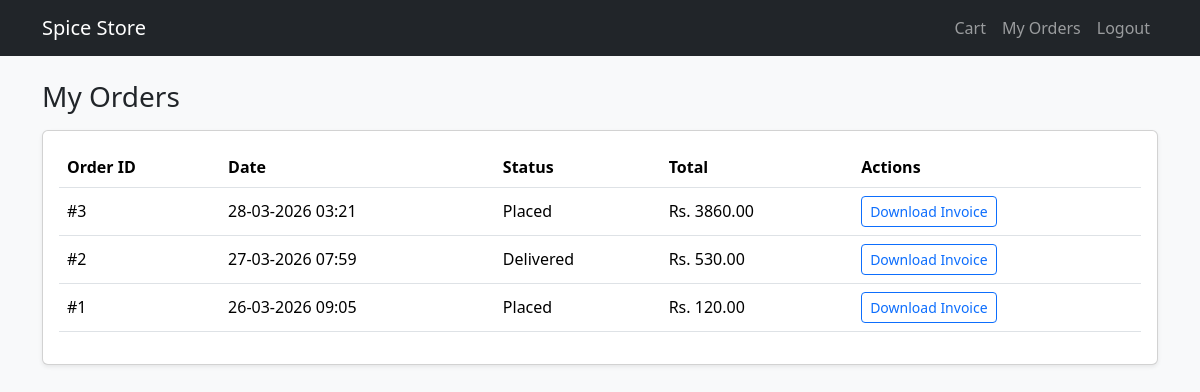
Screenshot of /orders (signed in) with the database file from the repository.
### models.py (models this page shows)
class Order(db.Model):
    id = db.Column(db.Integer, primary_key=True)
    user_id = db.Column(db.Integer, db.ForeignKey("user.id"), nullable=False)
    status = db.Column(db.String(50), default="Placed")
    total_amount = db.Column(db.Float, default=0)
    created_at = db.Column(db.DateTime, default=datetime.utcnow)
    items = db.relationship("OrderItem", backref="order", lazy=True, cascade="all, delete-orphan")

### routes/user.py (the view)
@user_bp.route("/orders")
@login_required
def my_orders():
    orders = Order.query.filter_by(user_id=session["user_id"]).order_by(Order.created_at.desc()).all()
    return render_template("user/orders.html", orders=orders)

### utils.py (called while the page is built)
def login_required(func):
    @wraps(func)
    def wrapper(*args, **kwargs):
        if not session.get("user_id"):
            flash("Please login first.", "warning")
            return redirect(url_for("user.login"))
        return func(*args, **kwargs)
    return wrapper

### templates/user/orders.html
{% extends "base.html" %}
{% block content %}
<h3 class="mb-3">My Orders</h3>
<div class="card shadow-sm">
  <div class="card-body">
    {% if orders %}
    <div class="table-responsive">
      <table class="table align-middle">
        <thead>
          <tr>
            <th>Order ID</th>
            <th>Date</th>
            <th>Status</th>
            <th>Total</th>
            <th>Actions</th>
          </tr>
        </thead>
        <tbody>
          {% for order in orders %}
          <tr>
            <td>#{{ order.id }}</td>
            <td>{{ order.created_at.strftime('%d-%m-%Y %H:%M') }}</td>
            <td>{{ order.status }}</td>
            <td>Rs. {{ "%.2f"|format(order.total_amount) }}</td>
            <td>
              <a href="{{ url_for('user.invoice', order_id=order.id) }}" class="btn btn-sm btn-outline-primary">
                Download Invoice
              </a>
            </td>
          </tr>
          {% endfor %}
        </tbody>
      </table>
    </div>
    {% else %}
    <p class="mb-0">No orders yet.</p>
    {% endif %}
  </div>
</div>
{% endblock %}

### templates/base.html (shortened to what this page needs)
<!doctype html>
<html lang="en">
  <head>
    <link href="https://cdn.jsdelivr.net/npm/bootstrap@5.3.3/dist/css/bootstrap.min.css" rel="stylesheet">
  </head>
  <body class="bg-light">
    <nav class="navbar navbar-expand-lg bg-dark navbar-dark">
      <div class="container">
        <a class="navbar-brand" href="{{ url_for('user.index') }}">Spice Store</a>
        <div class="navbar-nav ms-auto">
          {% if session.get('user_id') %}
            <a class="nav-link" href="{{ url_for('user.cart') }}">Cart</a>
            <a class="nav-link" href="{{ url_for('user.my_orders') }}">My Orders</a>
            <a class="nav-link" href="{{ url_for('user.logout') }}">Logout</a>
          {% else %}
            <a class="nav-link" href="{{ url_for('user.login') }}">Login</a>
          {% endif %}
        </div>
      </div>
    </nav>
    <div class="container py-4">
      {% block content %}{% endblock %}
    </div>
  </body>
</html>

### rows the page displays
Order: id "3", created_at "28-03-2026 03:21", status "Placed", total_amount "3860.00"
Order: id "2", created_at "27-03-2026 07:59", status "Delivered", total_amount "530.00"
Order: id "1", created_at "26-03-2026 09:05", status "Placed", total_amount "120.00"
